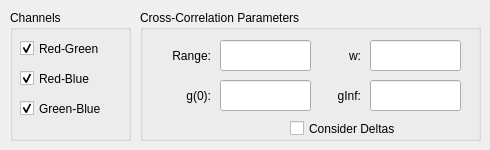
      <widget class="QWidget" name="crossCorrelationTab">
       <attribute name="title">
        <string>Cross-Correlation</string>
       </attribute>
       <widget class="QGroupBox" name="crossGroup">
        <property name="geometry">
         <rect>
          <x>140</x>
          <y>10</y>
          <width>341</width>
          <height>131</height>
         </rect>
        </property>
        <property name="title">
         <string>Cross-Correlation Parameters</string>
        </property>
        <property name="flat">
         <bool>false</bool>
        </property>
        <property name="checkable">
         <bool>false</bool>
        </property>
        <widget class="QLabel" name="crossRangeLabel">
         <property name="geometry">
          <rect>
           <x>10</x>
           <y>30</y>
           <width>61</width>
           <height>31</height>
          </rect>
         </property>
         <property name="text">
          <string>Range:</string>
         </property>
         <property name="alignment">
          <set>Qt::AlignRight|Qt::AlignTrailing|Qt::AlignVCenter</set>
         </property>
        </widget>
        <widget class="QLabel" name="crossG0Label">
         <property name="geometry">
          <rect>
           <x>-20</x>
           <y>70</y>
           <width>91</width>
           <height>31</height>
          </rect>
         </property>
         <property name="text">
          <string>g(0):</string>
         </property>
         <property name="alignment">
          <set>Qt::AlignRight|Qt::AlignTrailing|Qt::AlignVCenter</set>
         </property>
        </widget>
        <widget class="QLabel" name="crossWLabel">
         <property name="geometry">
          <rect>
           <x>190</x>
           <y>30</y>
           <width>31</width>
           <height>31</height>
          </rect>
         </property>
         <property name="text">
          <string>w:</string>
         </property>
         <property name="alignment">
          <set>Qt::AlignRight|Qt::AlignTrailing|Qt::AlignVCenter</set>
         </property>
        </widget>
        <widget class="QLabel" name="crossGinfLabel">
         <property name="geometry">
          <rect>
           <x>180</x>
           <y>70</y>
           <width>41</width>
           <height>31</height>
          </rect>
         </property>
         <property name="text">
          <string>gInf:</string>
         </property>
         <property name="alignment">
          <set>Qt::AlignRight|Qt::AlignTrailing|Qt::AlignVCenter</set>
         </property>
        </widget>
        <widget class="QLineEdit" name="crossRangeTextbox">
         <property name="geometry">
          <rect>
           <x>80</x>
           <y>30</y>
           <width>91</width>
           <height>31</height>
          </rect>
         </property>
         <property name="inputMethodHints">
          <set>Qt::ImhFormattedNumbersOnly</set>
         </property>
        </widget>
        <widget class="QLineEdit" name="crossG0Textbox">
         <property name="geometry">
          <rect>
           <x>80</x>
           <y>70</y>
           <width>91</width>
           <height>31</height>
          </rect>
         </property>
         <property name="inputMethodHints">
          <set>Qt::ImhFormattedNumbersOnly</set>
         </property>
        </widget>
        <widget class="QLineEdit" name="crossWTextbox">
         <property name="geometry">
          <rect>
           <x>230</x>
           <y>30</y>
           <width>91</width>
           <height>31</height>
          </rect>
         </property>
         <property name="inputMethodHints">
          <set>Qt::ImhFormattedNumbersOnly</set>
         </property>
        </widget>
        <widget class="QLineEdit" name="crossGinfTextbox">
         <property name="geometry">
          <rect>
           <x>230</x>
           <y>70</y>
           <width>91</width>
           <height>31</height>
          </rect>
         </property>
         <property name="inputMethodHints">
          <set>Qt::ImhFormattedNumbersOnly</set>
         </property>
        </widget>
       </widget>
       <widget class="QGroupBox" name="crossChannelsGroup">
        <property name="geometry">
         <rect>
          <x>10</x>
          <y>10</y>
          <width>121</width>
          <height>131</height>
         </rect>
        </property>
        <property name="title">
         <string>Channels</string>
        </property>
        <widget class="QCheckBox" name="redGreenCheckbox">
         <property name="geometry">
          <rect>
           <x>10</x>
           <y>30</y>
           <width>111</width>
           <height>17</height>
          </rect>
         </property>
         <property name="text">
          <string>Red-Green</string>
         </property>
         <property name="checked">
          <bool>true</bool>
         </property>
        </widget>
        <widget class="QCheckBox" name="redBlueCheckbox">
         <property name="geometry">
          <rect>
           <x>10</x>
           <y>60</y>
           <width>91</width>
           <height>17</height>
          </rect>
         </property>
         <property name="text">
          <string>Red-Blue</string>
         </property>
         <property name="checked">
          <bool>true</bool>
         </property>
        </widget>
        <widget class="QCheckBox" name="greenBlueCheckbox">
         <property name="geometry">
          <rect>
           <x>10</x>
           <y>90</y>
           <width>111</width>
           <height>17</height>
          </rect>
         </property>
         <property name="text">
          <string>Green-Blue</string>
         </property>
         <property name="checked">
          <bool>true</bool>
         </property>
        </widget>
       </widget>
       <widget class="QCheckBox" name="crossDeltasCheckbox">
        <property name="geometry">
         <rect>
          <x>290</x>
          <y>120</y>
          <width>171</width>
          <height>17</height>
         </rect>
        </property>
        <property name="text">
         <string>Consider Deltas</string>
        </property>
       </widget>
      </widget>
